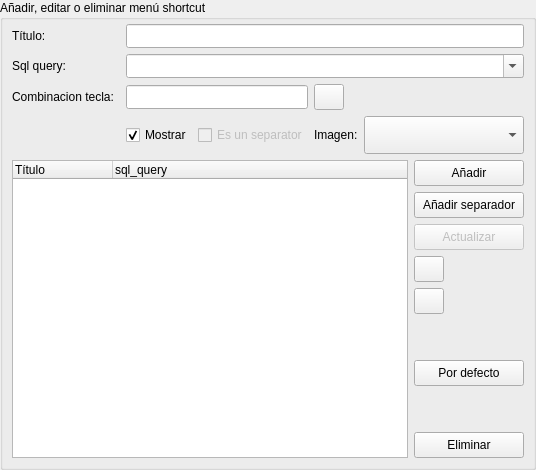
     <widget class="QWidget" name="page">
      <layout class="QVBoxLayout" name="verticalLayout_9">
       <property name="margin">
        <number>0</number>
       </property>
       <item>
        <widget class="QGroupBox" name="groupBox_11">
         <property name="title">
          <string>Añadir, editar o eliminar menú shortcut</string>
         </property>
         <layout class="QGridLayout" name="gridLayout_16" columnstretch="0,1,0,0,0">
          <property name="topMargin">
           <number>4</number>
          </property>
          <item row="1" column="0">
           <widget class="QLabel" name="lb_Opt_62">
            <property name="minimumSize">
             <size>
              <width>108</width>
              <height>0</height>
             </size>
            </property>
            <property name="text">
             <string>Sql query:</string>
            </property>
           </widget>
          </item>
          <item row="4" column="4">
           <widget class="QPushButton" name="btnMnuShortCutAdd">
            <property name="minimumSize">
             <size>
              <width>110</width>
              <height>26</height>
             </size>
            </property>
            <property name="text">
             <string>Añadir</string>
            </property>
            <property name="icon">
             <iconset resource="../res/gr-lida.qrc">
              <normaloff>:/img16/list_add.png</normaloff>:/img16/list_add.png</iconset>
            </property>
           </widget>
          </item>
          <item row="0" column="1" colspan="4">
           <widget class="QLineEdit" name="txtMnuShortCutTitulo">
            <property name="minimumSize">
             <size>
              <width>0</width>
              <height>24</height>
             </size>
            </property>
           </widget>
          </item>
          <item row="0" column="0">
           <widget class="QLabel" name="lb_Opt_60">
            <property name="minimumSize">
             <size>
              <width>108</width>
              <height>0</height>
             </size>
            </property>
            <property name="text">
             <string>Título:</string>
            </property>
           </widget>
          </item>
          <item row="3" column="2">
           <widget class="QLabel" name="lb_Opt_61">
            <property name="text">
             <string>Imagen:</string>
            </property>
           </widget>
          </item>
          <item row="5" column="4">
           <widget class="QPushButton" name="btnMnuShortCutAddSeparator">
            <property name="minimumSize">
             <size>
              <width>110</width>
              <height>26</height>
             </size>
            </property>
            <property name="text">
             <string>Añadir separador</string>
            </property>
            <property name="icon">
             <iconset resource="../res/gr-lida.qrc">
              <normaloff>:/img16/list_add.png</normaloff>:/img16/list_add.png</iconset>
            </property>
           </widget>
          </item>
          <item row="1" column="1" colspan="4">
           <widget class="QComboBox" name="cbxMnuShortCutSqlQuery">
            <property name="minimumSize">
             <size>
              <width>0</width>
              <height>24</height>
             </size>
            </property>
            <property name="editable">
             <bool>true</bool>
            </property>
           </widget>
          </item>
          <item row="12" column="4">
           <widget class="QPushButton" name="btnMnuShortCutDelete">
            <property name="minimumSize">
             <size>
              <width>110</width>
              <height>26</height>
             </size>
            </property>
            <property name="text">
             <string>Eliminar</string>
            </property>
            <property name="icon">
             <iconset resource="../res/gr-lida.qrc">
              <normaloff>:/img16/list_remove.png</normaloff>:/img16/list_remove.png</iconset>
            </property>
           </widget>
          </item>
          <item row="4" column="0" rowspan="9" colspan="4">
           <widget class="QTreeWidget" name="twMnuShortCut">
            <property name="sizePolicy">
             <sizepolicy hsizetype="Ignored" vsizetype="Expanding">
              <horstretch>0</horstretch>
              <verstretch>0</verstretch>
             </sizepolicy>
            </property>
            <property name="selectionBehavior">
             <enum>QAbstractItemView::SelectRows</enum>
            </property>
            <property name="iconSize">
             <size>
              <width>32</width>
              <height>32</height>
             </size>
            </property>
            <property name="rootIsDecorated">
             <bool>false</bool>
            </property>
            <property name="uniformRowHeights">
             <bool>true</bool>
            </property>
            <property name="allColumnsShowFocus">
             <bool>true</bool>
            </property>
            <column>
             <property name="text">
              <string>Título</string>
             </property>
            </column>
            <column>
             <property name="text">
              <string>sql_query</string>
             </property>
            </column>
           </widget>
          </item>
          <item row="10" column="4">
           <widget class="QPushButton" name="btnMnuShortCutDefecto">
            <property name="minimumSize">
             <size>
              <width>110</width>
              <height>26</height>
             </size>
            </property>
            <property name="text">
             <string>Por defecto</string>
            </property>
            <property name="icon">
             <iconset resource="../res/gr-lida.qrc">
              <normaloff>:/img16/categorias.png</normaloff>:/img16/categorias.png</iconset>
            </property>
           </widget>
          </item>
          <item row="9" column="4">
           <spacer name="verticalSpacer_8">
            <property name="orientation">
             <enum>Qt::Vertical</enum>
            </property>
            <property name="sizeType">
             <enum>QSizePolicy::Preferred</enum>
            </property>
            <property name="sizeHint" stdset="0">
             <size>
              <width>20</width>
              <height>40</height>
             </size>
            </property>
           </spacer>
          </item>
          <item row="6" column="4">
           <widget class="QPushButton" name="btnMnuShortCutUpdate">
            <property name="enabled">
             <bool>false</bool>
            </property>
            <property name="minimumSize">
             <size>
              <width>110</width>
              <height>26</height>
             </size>
            </property>
            <property name="text">
             <string>Actualizar</string>
            </property>
            <property name="icon">
             <iconset resource="../res/gr-lida.qrc">
              <normaloff>:/img16/actualizar.png</normaloff>:/img16/actualizar.png</iconset>
            </property>
           </widget>
          </item>
          <item row="7" column="4">
           <widget class="QPushButton" name="btnMnuShortCutSubir">
            <property name="minimumSize">
             <size>
              <width>30</width>
              <height>26</height>
             </size>
            </property>
            <property name="maximumSize">
             <size>
              <width>30</width>
              <height>26</height>
             </size>
            </property>
            <property name="icon">
             <iconset resource="../res/gr-lida.qrc">
              <normaloff>:/img16/go-up.png</normaloff>:/img16/go-up.png</iconset>
            </property>
           </widget>
          </item>
          <item row="8" column="4">
           <widget class="QPushButton" name="btnMnuShortCutBajar">
            <property name="minimumSize">
             <size>
              <width>30</width>
              <height>26</height>
             </size>
            </property>
            <property name="maximumSize">
             <size>
              <width>30</width>
              <height>26</height>
             </size>
            </property>
            <property name="icon">
             <iconset resource="../res/gr-lida.qrc">
              <normaloff>:/img16/go-down.png</normaloff>:/img16/go-down.png</iconset>
            </property>
           </widget>
          </item>
          <item row="11" column="4">
           <spacer name="verticalSpacer_9">
            <property name="orientation">
             <enum>Qt::Vertical</enum>
            </property>
            <property name="sizeHint" stdset="0">
             <size>
              <width>20</width>
              <height>40</height>
             </size>
            </property>
           </spacer>
          </item>
          <item row="3" column="3" colspan="2">
           <widget class="QGroupComboBox" name="cbxMnuShortCutImg">
            <property name="minimumSize">
             <size>
              <width>160</width>
              <height>38</height>
             </size>
            </property>
            <property name="iconSize">
             <size>
              <width>32</width>
              <height>32</height>
             </size>
            </property>
           </widget>
          </item>
          <item row="3" column="1">
           <layout class="QHBoxLayout" name="horizontalLayout_19">
            <item>
             <widget class="QCheckBox" name="chkMnuShortCutShow">
              <property name="text">
               <string>Mostrar</string>
              </property>
              <property name="checked">
               <bool>true</bool>
              </property>
             </widget>
            </item>
            <item>
             <widget class="QCheckBox" name="chkMnuShortCutSeparator">
              <property name="enabled">
               <bool>false</bool>
              </property>
              <property name="text">
               <string>Es un separator</string>
              </property>
             </widget>
            </item>
           </layout>
          </item>
          <item row="2" column="0">
           <widget class="QLabel" name="lb_Opt_64">
            <property name="minimumSize">
             <size>
              <width>108</width>
              <height>0</height>
             </size>
            </property>
            <property name="text">
             <string>Combinacion tecla:</string>
            </property>
           </widget>
          </item>
          <item row="2" column="2">
           <widget class="QPushButton" name="btnShortcutKeySequenceReset">
            <property name="minimumSize">
             <size>
              <width>30</width>
              <height>26</height>
             </size>
            </property>
            <property name="maximumSize">
             <size>
              <width>30</width>
              <height>26</height>
             </size>
            </property>
            <property name="text">
             <string/>
            </property>
            <property name="icon">
             <iconset resource="../res/gr-lida.qrc">
              <normaloff>:/img16/limpiar.png</normaloff>:/img16/limpiar.png</iconset>
            </property>
           </widget>
          </item>
          <item row="2" column="1">
           <widget class="QLineEdit" name="txtShortcutKeySequence">
            <property name="minimumSize">
             <size>
              <width>0</width>
              <height>24</height>
             </size>
            </property>
            <property name="focusPolicy">
             <enum>Qt::ClickFocus</enum>
            </property>
            <property name="readOnly">
             <bool>true</bool>
            </property>
           </widget>
          </item>
         </layout>
        </widget>
       </item>
      </layout>
     </widget>
